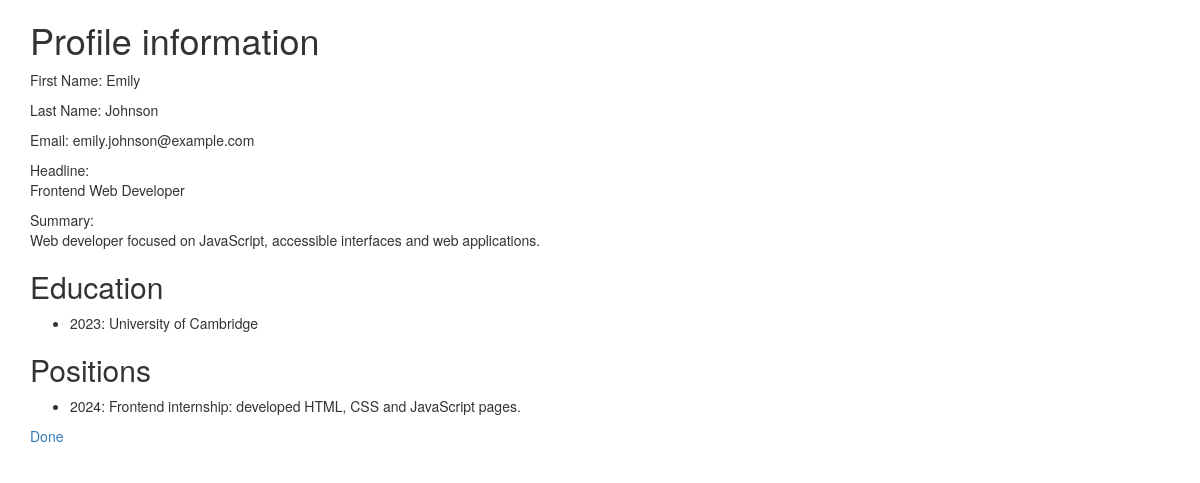
The page /view.php?profile_id=13 (signed in) on the database its author committed.
### tables this page shows
CREATE TABLE `Profile` (
  `profile_id` int NOT NULL,
  `user_id` int NOT NULL,
  `first_name` text,
  `last_name` text,
  `email` text,
  `headline` text,
  `summary` text
);

CREATE TABLE `Education` (
  `profile_id` int NOT NULL,
  `institution_id` int NOT NULL,
  `rank` int DEFAULT NULL,
  `year` int DEFAULT NULL
);

CREATE TABLE `Institution` (
  `institution_id` int NOT NULL,
  `name` varchar(255) DEFAULT NULL
);

CREATE TABLE `Position` (
  `position_id` int NOT NULL,
  `profile_id` int DEFAULT NULL,
  `rank` int DEFAULT NULL,
  `year` int DEFAULT NULL,
  `description` text
);

### view.php (the view, shortened to what this page needs)
<?php
require_once "pdo.php";
$stmt = $pdo->prepare(
    "SELECT * FROM Profile
     WHERE profile_id = :pid AND user_id = :uid"
);
$stmt->execute([
    ':pid' => $_GET['profile_id'],
    ':uid' => $_SESSION['user_id']
]);
$profile = $stmt->fetch(PDO::FETCH_ASSOC);
$stmt = $pdo->prepare("SELECT * FROM Position WHERE profile_id = :pid ORDER BY `rank`");
$stmt->execute(array(":pid" => $_GET['profile_id']));
$positions = $stmt->fetchAll(PDO::FETCH_ASSOC);
$stmt = $pdo->prepare("SELECT Education.`year`, Institution.name
    FROM Education
    JOIN Institution ON Education.institution_id = Institution.institution_id
    WHERE Education.profile_id = :pid
    ORDER BY Education.`rank`");
$stmt->execute(array(":pid" => $_GET['profile_id']));
$educations = $stmt->fetchAll(PDO::FETCH_ASSOC);
?>
<!DOCTYPE html>
<html>
<head>
<?php require_once "head.php"; ?>
</head>
<body>
<div class="container">
<h1>Profile information</h1>
<p>First Name: <?= htmlentities($profile['first_name']) ?></p>
<p>Last Name: <?= htmlentities($profile['last_name']) ?></p>
<p>Email: <?= htmlentities($profile['email']) ?></p>
<p>Headline:<br><?= htmlentities($profile['headline']) ?></p>
<p>Summary:<br><?= htmlentities($profile['summary']) ?></p>
<h2>Education</h2>
<ul>
<?php
foreach ($educations as $edu) {
    echo "<li>";
    echo htmlentities($edu['year']) . ": ";
    echo htmlentities($edu['name']);
    echo "</li>\n";
}
?>
</ul>
<h2>Positions</h2>
<ul>
<?php
foreach ($positions as $pos) {
    echo "<li>";
    echo htmlentities($pos['year']) . ": ";
    echo htmlentities($pos['description']);
    echo "</li>\n";
}
?>
</ul>
<p><a href="index.php">Done</a></p>
</div>
</body>
</html>

### rows shown on the page
profile: first_name "Emily", last_name "Johnson", email "emily.johnson@example.com", headline "Frontend Web Developer", summary "Web developer focused on JavaScript, accessible interfaces and web applications."
education: year "2023", institution.name "University of Cambridge"
position: year "2024", description "Frontend internship: developed HTML, CSS and JavaScript pages."
